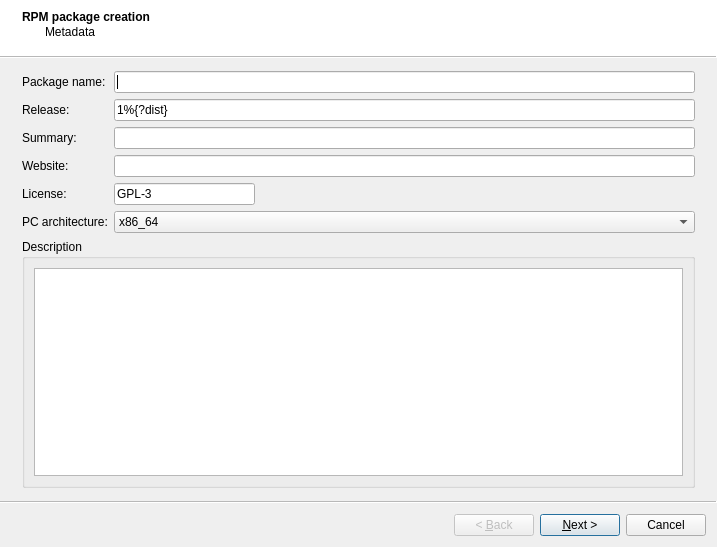
<?xml version="1.0" encoding="UTF-8"?>
<ui version="4.0">
 <class>Wizard</class>
 <widget class="QWizard" name="Wizard">
  <property name="geometry">
   <rect>
    <x>0</x>
    <y>0</y>
    <width>717</width>
    <height>547</height>
   </rect>
  </property>
  <property name="windowTitle">
   <string>Wizard</string>
  </property>
  <property name="windowIcon">
   <iconset theme="list-add">
    <normaloff>.</normaloff>.</iconset>
  </property>
  <property name="wizardStyle">
   <enum>QWizard::ModernStyle</enum>
  </property>
  <widget class="QWizardPage" name="wizardPage">
   <property name="title">
    <string>RPM package creation</string>
   </property>
   <property name="subTitle">
    <string>Metadata</string>
   </property>
   <layout class="QGridLayout" name="gridLayout_2">
    <item row="0" column="0">
     <widget class="QLabel" name="label_2">
      <property name="text">
       <string>Package name:</string>
      </property>
     </widget>
    </item>
    <item row="0" column="1" colspan="4">
     <widget class="QLineEdit" name="lineEdit"/>
    </item>
    <item row="1" column="0">
     <widget class="QLabel" name="label_3">
      <property name="text">
       <string>Release:</string>
      </property>
     </widget>
    </item>
    <item row="1" column="1" colspan="4">
     <widget class="QLineEdit" name="lineEdit_2">
      <property name="text">
       <string>1%{?dist}</string>
      </property>
     </widget>
    </item>
    <item row="2" column="0">
     <widget class="QLabel" name="label_4">
      <property name="text">
       <string>Summary:</string>
      </property>
     </widget>
    </item>
    <item row="2" column="1" colspan="4">
     <widget class="QLineEdit" name="lineEdit_3"/>
    </item>
    <item row="3" column="0">
     <widget class="QLabel" name="label_5">
      <property name="text">
       <string>Website:</string>
      </property>
     </widget>
    </item>
    <item row="3" column="1" colspan="4">
     <widget class="QLineEdit" name="lineEdit_4"/>
    </item>
    <item row="4" column="0">
     <widget class="QLabel" name="label_6">
      <property name="text">
       <string>License:</string>
      </property>
     </widget>
    </item>
    <item row="4" column="1">
     <widget class="QLineEdit" name="lineEdit_5">
      <property name="text">
       <string>GPL-3</string>
      </property>
     </widget>
    </item>
    <item row="4" column="2">
     <spacer name="horizontalSpacer_3">
      <property name="orientation">
       <enum>Qt::Horizontal</enum>
      </property>
      <property name="sizeHint" stdset="0">
       <size>
        <width>140</width>
        <height>20</height>
       </size>
      </property>
     </spacer>
    </item>
    <item row="4" column="3">
     <spacer name="horizontalSpacer_5">
      <property name="orientation">
       <enum>Qt::Horizontal</enum>
      </property>
      <property name="sizeHint" stdset="0">
       <size>
        <width>140</width>
        <height>20</height>
       </size>
      </property>
     </spacer>
    </item>
    <item row="4" column="4">
     <spacer name="horizontalSpacer_4">
      <property name="orientation">
       <enum>Qt::Horizontal</enum>
      </property>
      <property name="sizeHint" stdset="0">
       <size>
        <width>140</width>
        <height>20</height>
       </size>
      </property>
     </spacer>
    </item>
    <item row="5" column="0">
     <widget class="QLabel" name="label_7">
      <property name="text">
       <string>PC architecture:</string>
      </property>
     </widget>
    </item>
    <item row="5" column="1" colspan="4">
     <widget class="QComboBox" name="comboBox">
      <item>
       <property name="text">
        <string>x86_64</string>
       </property>
      </item>
      <item>
       <property name="text">
        <string>i386</string>
       </property>
      </item>
      <item>
       <property name="text">
        <string>noarch</string>
       </property>
      </item>
     </widget>
    </item>
    <item row="6" column="0" colspan="5">
     <widget class="QGroupBox" name="groupBox">
      <property name="title">
       <string>Description</string>
      </property>
      <layout class="QGridLayout" name="gridLayout_3">
       <item row="0" column="0">
        <widget class="QPlainTextEdit" name="plainTextEdit"/>
       </item>
      </layout>
     </widget>
    </item>
   </layout>
  </widget>
  <widget class="QWizardPage" name="wizardPage_2">
   <property name="title">
    <string>RPM package creation</string>
   </property>
   <property name="subTitle">
    <string>License</string>
   </property>
   <layout class="QGridLayout" name="gridLayout_4">
    <item row="0" column="0">
     <widget class="QLabel" name="label_8">
      <property name="frameShape">
       <enum>QFrame::Box</enum>
      </property>
      <property name="text">
       <string>Will save in /usr/share/doc/&lt;Your program&gt;/copyright</string>
      </property>
     </widget>
    </item>
    <item row="1" column="0">
     <widget class="QPlainTextEdit" name="plainTextEdit_2">
      <property name="frameShadow">
       <enum>QFrame::Plain</enum>
      </property>
      <property name="plainText">
       <string>&lt;one line to give the program's name and a brief idea of what it does.&gt;
    Copyright (C) &lt;year&gt;  &lt;name of author&gt;

    This program is free software: you can redistribute it and/or modify
    it under the terms of the GNU General Public License as published by
    the Free Software Foundation, either version 3 of the License, or
    (at your option) any later version.

    This program is distributed in the hope that it will be useful,
    but WITHOUT ANY WARRANTY; without even the implied warranty of
    MERCHANTABILITY or FITNESS FOR A PARTICULAR PURPOSE.  See the
    GNU General Public License for more details.

    You should have received a copy of the GNU General Public License
    along with this program.  If not, see &lt;https://www.gnu.org/licenses/&gt;.</string>
      </property>
     </widget>
    </item>
   </layout>
  </widget>
  <widget class="QWizardPage" name="wizardPage_3">
   <property name="title">
    <string>RPM package creation</string>
   </property>
   <property name="subTitle">
    <string>Scripts</string>
   </property>
   <layout class="QGridLayout" name="gridLayout_6">
    <item row="0" column="0">
     <widget class="QTabWidget" name="tabWidget">
      <property name="tabShape">
       <enum>QTabWidget::Rounded</enum>
      </property>
      <property name="currentIndex">
       <number>3</number>
      </property>
      <widget class="QWidget" name="tab">
       <attribute name="title">
        <string>Pre-Installation</string>
       </attribute>
       <layout class="QGridLayout" name="gridLayout_5">
        <item row="0" column="0">
         <widget class="QPlainTextEdit" name="plainTextEdit_3">
          <property name="frameShadow">
           <enum>QFrame::Plain</enum>
          </property>
         </widget>
        </item>
       </layout>
      </widget>
      <widget class="QWidget" name="tab_2">
       <attribute name="title">
        <string>Post-Installation</string>
       </attribute>
       <layout class="QGridLayout" name="gridLayout_7">
        <item row="0" column="0">
         <widget class="QPlainTextEdit" name="plainTextEdit_4">
          <property name="frameShadow">
           <enum>QFrame::Plain</enum>
          </property>
          <property name="plainText">
           <string>appstreamcli refresh-cache --force
update-mime-database /usr/share/mime</string>
          </property>
         </widget>
        </item>
       </layout>
      </widget>
      <widget class="QWidget" name="tab_3">
       <attribute name="title">
        <string>Pre-Uninstall</string>
       </attribute>
       <layout class="QGridLayout" name="gridLayout_8">
        <item row="0" column="0">
         <widget class="QPlainTextEdit" name="plainTextEdit_5">
          <property name="frameShadow">
           <enum>QFrame::Plain</enum>
          </property>
         </widget>
        </item>
       </layout>
      </widget>
      <widget class="QWidget" name="tab_4">
       <attribute name="title">
        <string>Post-Uninstallation</string>
       </attribute>
       <layout class="QGridLayout" name="gridLayout_9">
        <item row="0" column="0">
         <widget class="QPlainTextEdit" name="plainTextEdit_6">
          <property name="frameShadow">
           <enum>QFrame::Plain</enum>
          </property>
          <property name="plainText">
           <string>appstreamcli refresh-cache --force 
update-mime-database /usr/share/mime</string>
          </property>
         </widget>
        </item>
       </layout>
      </widget>
     </widget>
    </item>
   </layout>
  </widget>
  <widget class="QWizardPage" name="wizardPage2">
   <property name="title">
    <string>RPM package creation</string>
   </property>
   <property name="subTitle">
    <string>Dependencies</string>
   </property>
   <layout class="QGridLayout" name="gridLayout_11">
    <item row="1" column="1">
     <spacer name="horizontalSpacer_6">
      <property name="orientation">
       <enum>Qt::Horizontal</enum>
      </property>
      <property name="sizeHint" stdset="0">
       <size>
        <width>350</width>
        <height>20</height>
       </size>
      </property>
     </spacer>
    </item>
    <item row="1" column="2">
     <widget class="QCommandLinkButton" name="commandLinkButton">
      <property name="text">
       <string>Add</string>
      </property>
     </widget>
    </item>
    <item row="1" column="0">
     <widget class="QCommandLinkButton" name="commandLinkButton_2">
      <property name="text">
       <string>Remove</string>
      </property>
      <property name="icon">
       <iconset theme="list-remove">
        <normaloff>.</normaloff>.</iconset>
      </property>
     </widget>
    </item>
    <item row="0" column="0" colspan="3">
     <widget class="QTableWidget" name="tableWidget">
      <property name="frameShape">
       <enum>QFrame::Panel</enum>
      </property>
      <property name="frameShadow">
       <enum>QFrame::Plain</enum>
      </property>
      <property name="columnCount">
       <number>2</number>
      </property>
      <column>
       <property name="text">
        <string>Package</string>
       </property>
      </column>
      <column>
       <property name="text">
        <string>Version (blank - newest)</string>
       </property>
      </column>
     </widget>
    </item>
   </layout>
  </widget>
  <widget class="QWizardPage" name="wizardPage_4">
   <property name="title">
    <string>RPM package creation</string>
   </property>
   <property name="subTitle">
    <string>New mime type</string>
   </property>
   <layout class="QGridLayout" name="gridLayout_18">
    <item row="0" column="0">
     <widget class="QGroupBox" name="groupBox_6">
      <property name="title">
       <string>Create new mime type</string>
      </property>
      <property name="checkable">
       <bool>true</bool>
      </property>
      <property name="checked">
       <bool>false</bool>
      </property>
      <layout class="QGridLayout" name="gridLayout_17">
       <item row="0" column="0">
        <widget class="QLabel" name="label_11">
         <property name="text">
          <string>Name:</string>
         </property>
        </widget>
       </item>
       <item row="0" column="1">
        <widget class="QLineEdit" name="lineEdit_8">
         <property name="text">
          <string>application/</string>
         </property>
        </widget>
       </item>
       <item row="1" column="0">
        <widget class="QLabel" name="label_13">
         <property name="text">
          <string>Comment:</string>
         </property>
        </widget>
       </item>
       <item row="1" column="1">
        <widget class="QLineEdit" name="lineEdit_9"/>
       </item>
       <item row="2" column="0">
        <widget class="QLabel" name="label_14">
         <property name="text">
          <string>Pattern:</string>
         </property>
        </widget>
       </item>
       <item row="2" column="1">
        <widget class="QLineEdit" name="lineEdit_10">
         <property name="placeholderText">
          <string>*.txt</string>
         </property>
        </widget>
       </item>
       <item row="3" column="0">
        <widget class="QLabel" name="label_15">
         <property name="text">
          <string>Exec command:</string>
         </property>
        </widget>
       </item>
       <item row="3" column="1">
        <widget class="QLineEdit" name="lineEdit_11">
         <property name="placeholderText">
          <string>myprogram --open %f</string>
         </property>
        </widget>
       </item>
       <item row="4" column="1">
        <spacer name="verticalSpacer_3">
         <property name="orientation">
          <enum>Qt::Vertical</enum>
         </property>
         <property name="sizeHint" stdset="0">
          <size>
           <width>58</width>
           <height>248</height>
          </size>
         </property>
        </spacer>
       </item>
      </layout>
     </widget>
    </item>
   </layout>
  </widget>
  <widget class="QWizardPage" name="wizardPage_5">
   <property name="title">
    <string>RPM package creation</string>
   </property>
   <property name="subTitle">
    <string>Appstream</string>
   </property>
   <layout class="QGridLayout" name="gridLayout_12">
    <item row="0" column="0">
     <widget class="QScrollArea" name="scrollArea">
      <property name="widgetResizable">
       <bool>true</bool>
      </property>
      <widget class="QWidget" name="scrollAreaWidgetContents">
       <property name="geometry">
        <rect>
         <x>0</x>
         <y>0</y>
         <width>268</width>
         <height>565</height>
        </rect>
       </property>
       <layout class="QGridLayout" name="gridLayout_16">
        <item row="0" column="0">
         <widget class="QLabel" name="label_12">
          <property name="text">
           <string>Categories:</string>
          </property>
         </widget>
        </item>
        <item row="0" column="1">
         <widget class="QComboBox" name="comboBox_2">
          <item>
           <property name="text">
            <string>AudioVideo</string>
           </property>
          </item>
          <item>
           <property name="text">
            <string>Audio</string>
           </property>
          </item>
          <item>
           <property name="text">
            <string>Video</string>
           </property>
          </item>
          <item>
           <property name="text">
            <string>Development</string>
           </property>
          </item>
          <item>
           <property name="text">
            <string>Education</string>
           </property>
          </item>
          <item>
           <property name="text">
            <string>Game</string>
           </property>
          </item>
          <item>
           <property name="text">
            <string>Graphics</string>
           </property>
          </item>
          <item>
           <property name="text">
            <string>Network</string>
           </property>
          </item>
          <item>
           <property name="text">
            <string>Office</string>
           </property>
          </item>
          <item>
           <property name="text">
            <string>Science</string>
           </property>
          </item>
          <item>
           <property name="text">
            <string>Settings</string>
           </property>
          </item>
          <item>
           <property name="text">
            <string>System</string>
           </property>
          </item>
          <item>
           <property name="text">
            <string>Utility</string>
           </property>
          </item>
         </widget>
        </item>
        <item row="1" column="0" colspan="3">
         <widget class="QGroupBox" name="groupBox_3">
          <property name="title">
           <string>Keywords</string>
          </property>
          <property name="checkable">
           <bool>true</bool>
          </property>
          <property name="checked">
           <bool>false</bool>
          </property>
          <layout class="QGridLayout" name="gridLayout_13">
           <item row="0" column="0" colspan="2">
            <widget class="QLineEdit" name="lineEdit_12"/>
           </item>
           <item row="1" column="0" rowspan="3">
            <widget class="QListWidget" name="listWidget"/>
           </item>
           <item row="1" column="1">
            <widget class="QPushButton" name="pushButton">
             <property name="text">
              <string>Add</string>
             </property>
             <property name="icon">
              <iconset theme="list-add">
               <normaloff>.</normaloff>.</iconset>
             </property>
            </widget>
           </item>
           <item row="2" column="1">
            <widget class="QPushButton" name="pushButton_2">
             <property name="text">
              <string>Delete</string>
             </property>
             <property name="icon">
              <iconset theme="list-remove">
               <normaloff>.</normaloff>.</iconset>
             </property>
            </widget>
           </item>
           <item row="3" column="1">
            <spacer name="verticalSpacer_5">
             <property name="orientation">
              <enum>Qt::Vertical</enum>
             </property>
             <property name="sizeHint" stdset="0">
              <size>
               <width>20</width>
               <height>0</height>
              </size>
             </property>
            </spacer>
           </item>
          </layout>
         </widget>
        </item>
        <item row="2" column="0" colspan="3">
         <widget class="QGroupBox" name="groupBox_4">
          <property name="title">
           <string>Screenshots (URL or path)</string>
          </property>
          <property name="checkable">
           <bool>true</bool>
          </property>
          <property name="checked">
           <bool>false</bool>
          </property>
          <layout class="QGridLayout" name="gridLayout_14">
           <item row="0" column="0" colspan="2">
            <widget class="QLineEdit" name="lineEdit_13"/>
           </item>
           <item row="1" column="0" rowspan="3">
            <widget class="QListWidget" name="listWidget_2"/>
           </item>
           <item row="1" column="1">
            <widget class="QPushButton" name="pushButton_3">
             <property name="text">
              <string>Add</string>
             </property>
             <property name="icon">
              <iconset theme="list-add">
               <normaloff>.</normaloff>.</iconset>
             </property>
            </widget>
           </item>
           <item row="2" column="1">
            <widget class="QPushButton" name="pushButton_4">
             <property name="text">
              <string>Delete</string>
             </property>
             <property name="icon">
              <iconset theme="list-remove">
               <normaloff>.</normaloff>.</iconset>
             </property>
            </widget>
           </item>
           <item row="3" column="1">
            <spacer name="verticalSpacer_6">
             <property name="orientation">
              <enum>Qt::Vertical</enum>
             </property>
             <property name="sizeHint" stdset="0">
              <size>
               <width>20</width>
               <height>0</height>
              </size>
             </property>
            </spacer>
           </item>
          </layout>
         </widget>
        </item>
        <item row="3" column="0" colspan="3">
         <widget class="QGroupBox" name="groupBox_5">
          <property name="title">
           <string>Mimetypes</string>
          </property>
          <property name="checkable">
           <bool>true</bool>
          </property>
          <property name="checked">
           <bool>false</bool>
          </property>
          <layout class="QGridLayout" name="gridLayout_15">
           <item row="0" column="0" colspan="2">
            <widget class="QLineEdit" name="lineEdit_14"/>
           </item>
           <item row="1" column="0" rowspan="3">
            <widget class="QListWidget" name="listWidget_3"/>
           </item>
           <item row="1" column="1">
            <widget class="QPushButton" name="pushButton_5">
             <property name="text">
              <string>Add</string>
             </property>
             <property name="icon">
              <iconset theme="list-add">
               <normaloff>.</normaloff>.</iconset>
             </property>
            </widget>
           </item>
           <item row="2" column="1">
            <widget class="QPushButton" name="pushButton_6">
             <property name="text">
              <string>Delete</string>
             </property>
             <property name="icon">
              <iconset theme="list-remove">
               <normaloff>.</normaloff>.</iconset>
             </property>
            </widget>
           </item>
           <item row="3" column="1">
            <spacer name="verticalSpacer_7">
             <property name="orientation">
              <enum>Qt::Vertical</enum>
             </property>
             <property name="sizeHint" stdset="0">
              <size>
               <width>20</width>
               <height>0</height>
              </size>
             </property>
            </spacer>
           </item>
          </layout>
         </widget>
        </item>
        <item row="0" column="2">
         <spacer name="horizontalSpacer_9">
          <property name="orientation">
           <enum>Qt::Horizontal</enum>
          </property>
          <property name="sizeHint" stdset="0">
           <size>
            <width>416</width>
            <height>20</height>
           </size>
          </property>
         </spacer>
        </item>
       </layout>
      </widget>
     </widget>
    </item>
   </layout>
  </widget>
  <widget class="QWizardPage" name="wizardPage_6">
   <property name="title">
    <string>RPM package creation</string>
   </property>
   <property name="subTitle">
    <string>Last options</string>
   </property>
   <layout class="QGridLayout" name="gridLayout_19">
    <item row="0" column="0">
     <widget class="QCheckBox" name="checkBox_2">
      <property name="text">
       <string>Open-Source program</string>
      </property>
      <property name="checked">
       <bool>true</bool>
      </property>
     </widget>
    </item>
    <item row="1" column="0">
     <widget class="QCheckBox" name="checkBox_3">
      <property name="text">
       <string>Run program by terminal</string>
      </property>
      <property name="checked">
       <bool>false</bool>
      </property>
      <property name="tristate">
       <bool>false</bool>
      </property>
     </widget>
    </item>
    <item row="2" column="0">
     <widget class="QCheckBox" name="checkBox_4">
      <property name="text">
       <string>Delete tree after building</string>
      </property>
      <property name="checked">
       <bool>true</bool>
      </property>
      <property name="tristate">
       <bool>false</bool>
      </property>
     </widget>
    </item>
    <item row="3" column="0">
     <widget class="QCheckBox" name="checkBox_5">
      <property name="text">
       <string>Save RPM building settings for this project</string>
      </property>
      <property name="checked">
       <bool>true</bool>
      </property>
     </widget>
    </item>
    <item row="4" column="0">
     <widget class="QCheckBox" name="checkBox_6">
      <property name="text">
       <string>Install after build</string>
      </property>
     </widget>
    </item>
    <item row="5" column="0">
     <widget class="QCheckBox" name="checkBox_7">
      <property name="text">
       <string>Build appstream</string>
      </property>
      <property name="checked">
       <bool>true</bool>
      </property>
     </widget>
    </item>
    <item row="6" column="0">
     <widget class="QCheckBox" name="checkBox_8">
      <property name="text">
       <string>Build menu launcher</string>
      </property>
      <property name="checked">
       <bool>true</bool>
      </property>
     </widget>
    </item>
    <item row="7" column="0">
     <spacer name="verticalSpacer_4">
      <property name="orientation">
       <enum>Qt::Vertical</enum>
      </property>
      <property name="sizeHint" stdset="0">
       <size>
        <width>20</width>
        <height>239</height>
       </size>
      </property>
     </spacer>
    </item>
   </layout>
  </widget>
 </widget>
 <resources/>
 <connections/>
</ui>
